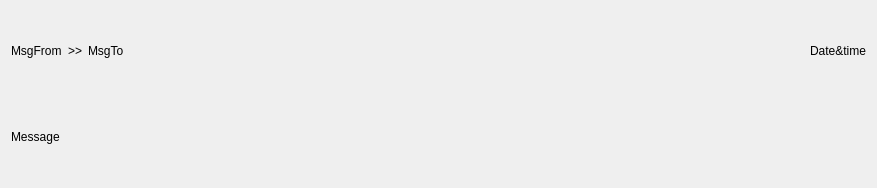
<?xml version="1.0" encoding="UTF-8"?>
<ui version="4.0">
 <class>PerMsgForm</class>
 <widget class="QWidget" name="PerMsgForm">
  <property name="geometry">
   <rect>
    <x>0</x>
    <y>0</y>
    <width>877</width>
    <height>188</height>
   </rect>
  </property>
  <property name="windowTitle">
   <string>Form</string>
  </property>
  <layout class="QVBoxLayout" name="verticalLayout">
   <item>
    <layout class="QHBoxLayout" name="horizontalLayout">
     <item>
      <widget class="QLabel" name="lblMsgFrom">
       <property name="text">
        <string>MsgFrom</string>
       </property>
      </widget>
     </item>
     <item>
      <widget class="QLabel" name="label_3">
       <property name="text">
        <string>&gt;&gt;</string>
       </property>
      </widget>
     </item>
     <item>
      <widget class="QLabel" name="lblMsgTo">
       <property name="text">
        <string>MsgTo</string>
       </property>
      </widget>
     </item>
     <item>
      <spacer name="horizontalSpacer">
       <property name="orientation">
        <enum>Qt::Orientation::Horizontal</enum>
       </property>
       <property name="sizeHint" stdset="0">
        <size>
         <width>40</width>
         <height>20</height>
        </size>
       </property>
      </spacer>
     </item>
     <item>
      <widget class="QLabel" name="lblDate">
       <property name="text">
        <string>Date&amp;time</string>
       </property>
      </widget>
     </item>
    </layout>
   </item>
   <item>
    <widget class="QLabel" name="lblMessage">
     <property name="text">
      <string>Message</string>
     </property>
    </widget>
   </item>
  </layout>
 </widget>
 <resources/>
 <connections/>
</ui>
